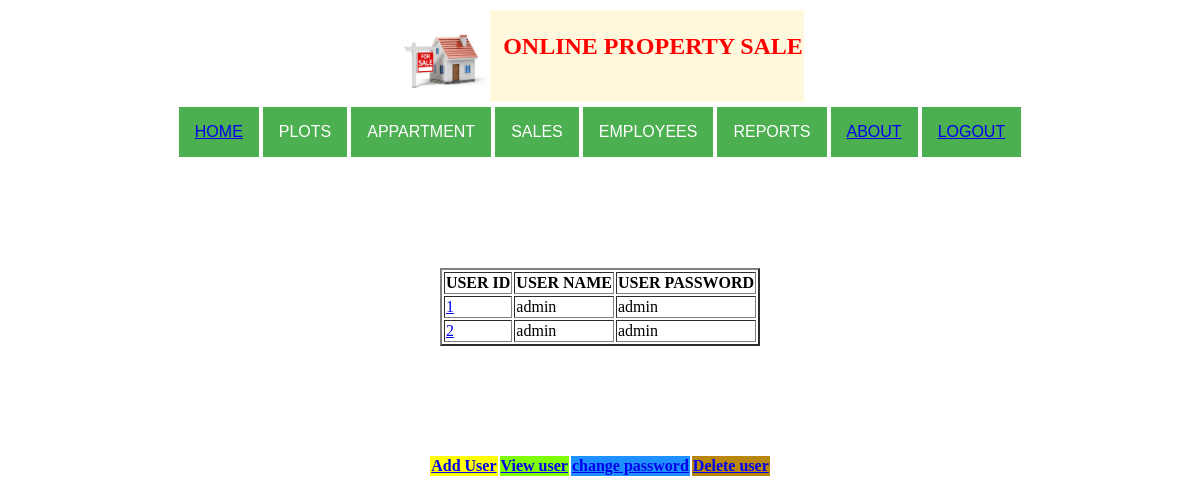
/viewuser/, run on the app's committed database.
### app1/models.py (models this page shows)
class User(models.Model):
    user_id = models.IntegerField(primary_key=True)
    user_name =models.CharField(max_length=30)
    user_password = models.CharField(max_length=10)

### app1/views.py (the view)
# urls.py: path('viewuser/',views.ViewUser.as_view()),
class ViewUser(ListView):
    model = User
    template_name = "listviewuser.html"

### templates/listviewuser.html (shortened to what this page needs)
{% load staticfiles %}
<html>
<head>
</head>
<body>
<table align="center" border="0">
    <tr><th><img src="{% static 'images/house.jpg' %}" width="90" height="90">  </th>
    <th bgcolor="#fff8dc" style="color: red"><h2>&nbsp; ONLINE PROPERTY SALE </h2></th></tr>
</table>
<table align="center" border="0">
    <tr><th>   <div class="dropdown">
  <button class="dropbtn">
      <a href="/welcomepage/">HOME</a> </button>
</div></th>
        <th>
        <div class="dropdown">
  <button class="dropbtn">PLOTS</button>
</div>
        </th>
        <th>   <div class="dropdown">
  <button class="dropbtn">APPARTMENT</button>
</div></th>
        <th>   <div class="dropdown">
  <button class="dropbtn">SALES</button>
</div></th>
        <th>   <div class="dropdown">
  <button class="dropbtn">EMPLOYEES</button>
</div></th>
        <th>   <div class="dropdown">
  <button class="dropbtn">REPORTS</button>
</div></th>
        <th><div class="dropdown">
  <button class="dropbtn"><a href="/about/"> ABOUT</a></button>
</div></th>
        <th><div class="dropdown">
  <button class="dropbtn"><a href="/logout/">LOGOUT</a> </button>
</div></th>
    </tr>
</table>
<br/><br/><br/><BR/>
<br/><BR/>
<table align="center" border="2">
    <tr><th>USER ID</th>
    <th>USER NAME</th>
<th>USER PASSWORD</th></tr>
    {% for user in user_list %}
        <tr><td>
            <a href="/updateuser{{ user.user_id }}/"> {{ user.user_id }}</a></td>
        <td>{{ user.user_name }}</td>
       <td>{{ user.user_password }}</td></tr>
    {% endfor %}
</table>
<br/><br/><br/><br/><br/>
<table align="center" border="0">
    <tr >&nbsp;
    <td bgcolor="yellow"><b><a href="/adduser/"> Add User</a></b></td>
        <td bgcolor="#7fff00"><b><a href="/viewuser/">View user</a></b></td><td bgcolor="#1e90ff"><b><a href="/viewuser/">change password</a></b></td><td bgcolor="#b8860b"><b><a href="/deleteuser/">Delete user</a></b></td></tr>
    </table>

### templates/listviewuser.html (style rules this page uses)
.dropbtn { background-color: #4CAF50; color: white; padding: 16px; font-size: 16px; border: none; }
.dropdown { position: relative; display: inline-block; }

### data on the page
User: user_id "1", user_name "admin", user_password "admin"
User: user_id "2", user_name "admin", user_password "admin"
